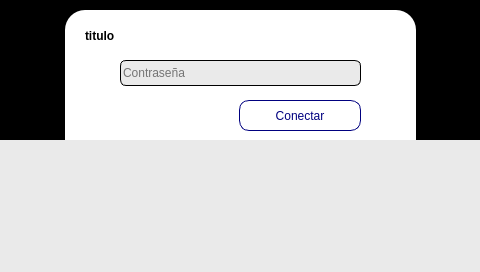
<?xml version="1.0" encoding="UTF-8"?>
<ui version="4.0">
 <class>Form</class>
 <widget class="QWidget" name="Form">
  <property name="geometry">
   <rect>
    <x>0</x>
    <y>0</y>
    <width>480</width>
    <height>272</height>
   </rect>
  </property>
  <property name="windowTitle">
   <string>Form</string>
  </property>
  <widget class="QLabel" name="lblOpacity">
   <property name="geometry">
    <rect>
     <x>0</x>
     <y>0</y>
     <width>480</width>
     <height>320</height>
    </rect>
   </property>
   <property name="styleSheet">
    <string notr="true">background-color: black;</string>
   </property>
   <property name="text">
    <string/>
   </property>
  </widget>
  <widget class="QWidget" name="Widget1" native="true">
   <property name="enabled">
    <bool>true</bool>
   </property>
   <property name="geometry">
    <rect>
     <x>65</x>
     <y>10</y>
     <width>351</width>
     <height>171</height>
    </rect>
   </property>
   <property name="styleSheet">
    <string notr="true">border-radius: 20px;
background-color: white;</string>
   </property>
   <widget class="QPushButton" name="connectBtn">
    <property name="geometry">
     <rect>
      <x>174</x>
      <y>90</y>
      <width>122</width>
      <height>31</height>
     </rect>
    </property>
    <property name="styleSheet">
     <string notr="true">font: 500 18px &quot;Poppins&quot;;
border-radius: 10px;
border: 1px solid #00007f;
background-color: white;
color: #00007f;</string>
    </property>
    <property name="text">
     <string>Conectar</string>
    </property>
   </widget>
   <widget class="QLabel" name="ssidLbl">
    <property name="geometry">
     <rect>
      <x>20</x>
      <y>10</y>
      <width>311</width>
      <height>31</height>
     </rect>
    </property>
    <property name="styleSheet">
     <string notr="true">font: 16px &quot;Poppins&quot;;
background-color: transparent;
font-weight: bold;
</string>
    </property>
    <property name="text">
     <string>titulo</string>
    </property>
   </widget>
   <widget class="QLineEdit" name="inputPlace">
    <property name="geometry">
     <rect>
      <x>55</x>
      <y>50</y>
      <width>241</width>
      <height>26</height>
     </rect>
    </property>
    <property name="styleSheet">
     <string notr="true">border-color: rgb(0, 0, 0);
border-style: solid;
border-width: 1px;
border-radius: 6px;
font: 12pt &quot;Poppins&quot;;
background-color: rgb(234, 234, 234);</string>
    </property>
    <property name="maxLength">
     <number>50</number>
    </property>
    <property name="echoMode">
     <enum>QLineEdit::Password</enum>
    </property>
    <property name="placeholderText">
     <string>Contraseña</string>
    </property>
   </widget>
  </widget>
  <widget class="QWidget" name="widgetKeyboard" native="true">
   <property name="geometry">
    <rect>
     <x>0</x>
     <y>140</y>
     <width>480</width>
     <height>135</height>
    </rect>
   </property>
   <property name="styleSheet">
    <string notr="true">background-color: rgb(234, 234, 234);</string>
   </property>
  </widget>
 </widget>
 <resources/>
 <connections/>
</ui>
